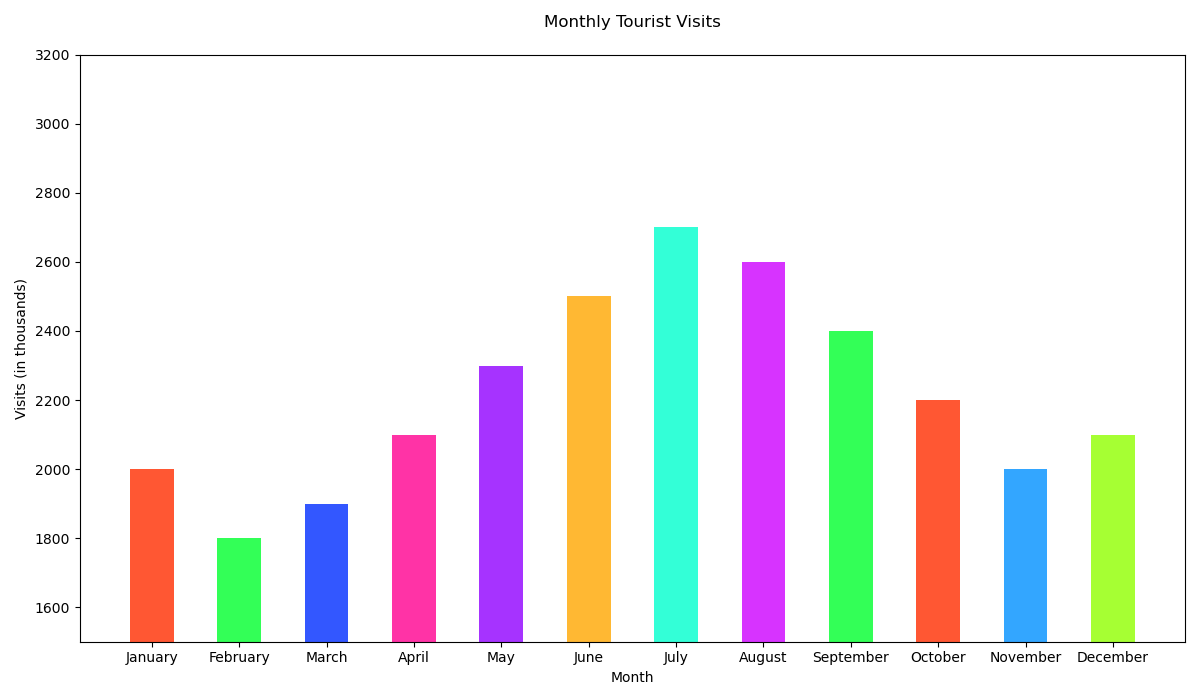

Reproduce this figure in Python.

import matplotlib.pyplot as plt

# Data
months = ['January', 'February', 'March', 'April', 'May', 'June', 'July', 'August', 'September', 'October', 'November', 'December']
tourist_visits = [2000, 1800, 1900, 2100, 2300, 2500, 2700, 2600, 2400, 2200, 2000, 2100]

# Colors for each bar
colors = ['#FF5733', '#33FF57', '#3357FF', '#FF33A6', '#A633FF', '#FFB833', '#33FFD7', '#D733FF', '#33FF57', '#FF5733', '#33A6FF', '#A6FF33']

# Create a vertical bar chart
plt.figure(figsize=(12, 7))  # Change the figure size (width x height)
bar_width = 0.5  # Change the bar width
plt.bar(months, tourist_visits, color=colors, width=bar_width)

# Setting the title and labels
plt.title('Monthly Tourist Visits', pad=20)
plt.xlabel('Month')
plt.ylabel('Visits (in thousands)')

# Adjust the limits if necessary
plt.ylim([1500, max(tourist_visits) + 500])

# Display the chart
plt.tight_layout()
plt.show()
